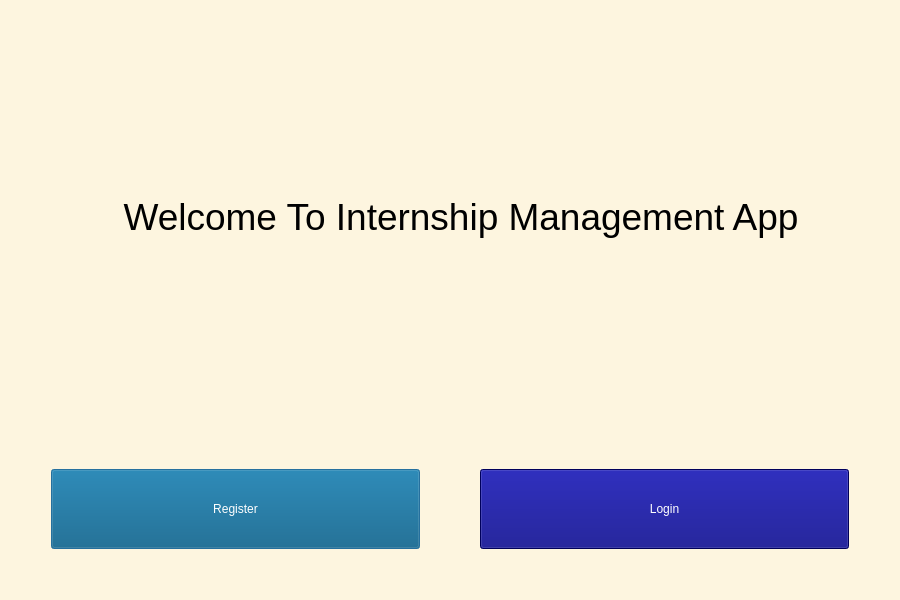
<?xml version="1.0" encoding="UTF-8"?>
<ui version="4.0">
 <class>StartingPage</class>
 <widget class="QDialog" name="StartingPage">
  <property name="geometry">
   <rect>
    <x>0</x>
    <y>0</y>
    <width>900</width>
    <height>600</height>
   </rect>
  </property>
  <property name="sizePolicy">
   <sizepolicy hsizetype="Expanding" vsizetype="Preferred">
    <horstretch>0</horstretch>
    <verstretch>0</verstretch>
   </sizepolicy>
  </property>
  <property name="minimumSize">
   <size>
    <width>900</width>
    <height>600</height>
   </size>
  </property>
  <property name="maximumSize">
   <size>
    <width>2000</width>
    <height>2000</height>
   </size>
  </property>
  <property name="windowTitle">
   <string>Internship Management App</string>
  </property>
  <property name="styleSheet">
   <string notr="true">background-color: rgb(194, 154, 191);
background-color: rgb(253, 245, 223);</string>
  </property>
  <property name="sizeGripEnabled">
   <bool>false</bool>
  </property>
  <layout class="QVBoxLayout" name="verticalLayout">
   <item>
    <layout class="QVBoxLayout" name="column">
     <property name="spacing">
      <number>7</number>
     </property>
     <property name="sizeConstraint">
      <enum>QLayout::SetNoConstraint</enum>
     </property>
     <item>
      <widget class="QLabel" name="label">
       <property name="minimumSize">
        <size>
         <width>900</width>
         <height>100</height>
        </size>
       </property>
       <property name="font">
        <font>
         <family>MS Shell Dlg 2</family>
         <pointsize>28</pointsize>
         <weight>9</weight>
         <italic>false</italic>
         <bold>false</bold>
        </font>
       </property>
       <property name="styleSheet">
        <string notr="true">font: 75 28pt &quot;MS Shell Dlg 2&quot;;
background-color: rgb0(0, 0, 0,0);</string>
       </property>
       <property name="frameShape">
        <enum>QFrame::NoFrame</enum>
       </property>
       <property name="text">
        <string>Welcome To Internship Management App</string>
       </property>
       <property name="alignment">
        <set>Qt::AlignCenter</set>
       </property>
       <property name="wordWrap">
        <bool>false</bool>
       </property>
       <property name="margin">
        <number>20</number>
       </property>
      </widget>
     </item>
     <item>
      <layout class="QHBoxLayout" name="rowButtons" stretch="0,0">
       <property name="spacing">
        <number>60</number>
       </property>
       <property name="leftMargin">
        <number>40</number>
       </property>
       <property name="topMargin">
        <number>40</number>
       </property>
       <property name="rightMargin">
        <number>40</number>
       </property>
       <property name="bottomMargin">
        <number>40</number>
       </property>
       <item>
        <widget class="QPushButton" name="btnRegister">
         <property name="minimumSize">
          <size>
           <width>100</width>
           <height>80</height>
          </size>
         </property>
         <property name="maximumSize">
          <size>
           <width>400</width>
           <height>80</height>
          </size>
         </property>
         <property name="contextMenuPolicy">
          <enum>Qt::DefaultContextMenu</enum>
         </property>
         <property name="acceptDrops">
          <bool>false</bool>
         </property>
         <property name="styleSheet">
          <string notr="true">font: 75 16pt &quot;MS Shell Dlg 2&quot;;
background-color: rgb(0, 85, 127);
border-color: rgb(255, 255, 255);
color: rgb(255, 255, 255);</string>
         </property>
         <property name="text">
          <string>Register</string>
         </property>
        </widget>
       </item>
       <item>
        <widget class="QPushButton" name="btnLogin">
         <property name="minimumSize">
          <size>
           <width>100</width>
           <height>80</height>
          </size>
         </property>
         <property name="maximumSize">
          <size>
           <width>400</width>
           <height>80</height>
          </size>
         </property>
         <property name="baseSize">
          <size>
           <width>0</width>
           <height>0</height>
          </size>
         </property>
         <property name="styleSheet">
          <string notr="true">font: 75 16pt &quot;MS Shell Dlg 2&quot;;
border-color: rgb(255, 255, 255);
background-color: rgb(0, 0, 127);
color: rgb(255, 255, 255);
</string>
         </property>
         <property name="text">
          <string>Login</string>
         </property>
         <property name="flat">
          <bool>false</bool>
         </property>
        </widget>
       </item>
      </layout>
     </item>
    </layout>
   </item>
  </layout>
 </widget>
 <resources/>
 <connections/>
</ui>
